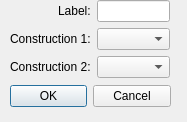
<?xml version="1.0" encoding="UTF-8"?>
<ui version="4.0">
 <class>AddPointSecondIntersect</class>
 <widget class="QDialog" name="AddPointSecondIntersect">
  <property name="geometry">
   <rect>
    <x>0</x>
    <y>0</y>
    <width>187</width>
    <height>122</height>
   </rect>
  </property>
  <property name="windowTitle">
   <string>Dialog</string>
  </property>
  <widget class="QDialogButtonBox" name="buttonBox">
   <property name="geometry">
    <rect>
     <x>10</x>
     <y>80</y>
     <width>161</width>
     <height>32</height>
    </rect>
   </property>
   <property name="orientation">
    <enum>Qt::Horizontal</enum>
   </property>
   <property name="standardButtons">
    <set>QDialogButtonBox::Cancel|QDialogButtonBox::Ok</set>
   </property>
  </widget>
  <widget class="QWidget" name="formLayoutWidget">
   <property name="geometry">
    <rect>
     <x>10</x>
     <y>0</y>
     <width>160</width>
     <height>80</height>
    </rect>
   </property>
   <layout class="QFormLayout" name="formLayout">
    <property name="labelAlignment">
     <set>Qt::AlignRight|Qt::AlignTrailing|Qt::AlignVCenter</set>
    </property>
    <item row="0" column="0">
     <widget class="QLabel" name="labelLabel">
      <property name="text">
       <string>Label:</string>
      </property>
     </widget>
    </item>
    <item row="0" column="1">
     <widget class="QLineEdit" name="labelLineEdit"/>
    </item>
    <item row="1" column="0">
     <widget class="QLabel" name="construction1Label">
      <property name="text">
       <string>Construction 1:</string>
      </property>
     </widget>
    </item>
    <item row="1" column="1">
     <widget class="QComboBox" name="construction1ComboBox"/>
    </item>
    <item row="2" column="0">
     <widget class="QLabel" name="construction2Label">
      <property name="text">
       <string>Construction 2:</string>
      </property>
     </widget>
    </item>
    <item row="2" column="1">
     <widget class="QComboBox" name="construction2ComboBox"/>
    </item>
   </layout>
  </widget>
 </widget>
 <resources/>
 <connections>
  <connection>
   <sender>buttonBox</sender>
   <signal>accepted()</signal>
   <receiver>AddPointSecondIntersect</receiver>
   <slot>accept()</slot>
   <hints>
    <hint type="sourcelabel">
     <x>248</x>
     <y>254</y>
    </hint>
    <hint type="destinationlabel">
     <x>157</x>
     <y>274</y>
    </hint>
   </hints>
  </connection>
  <connection>
   <sender>buttonBox</sender>
   <signal>rejected()</signal>
   <receiver>AddPointSecondIntersect</receiver>
   <slot>reject()</slot>
   <hints>
    <hint type="sourcelabel">
     <x>316</x>
     <y>260</y>
    </hint>
    <hint type="destinationlabel">
     <x>286</x>
     <y>274</y>
    </hint>
   </hints>
  </connection>
 </connections>
</ui>
